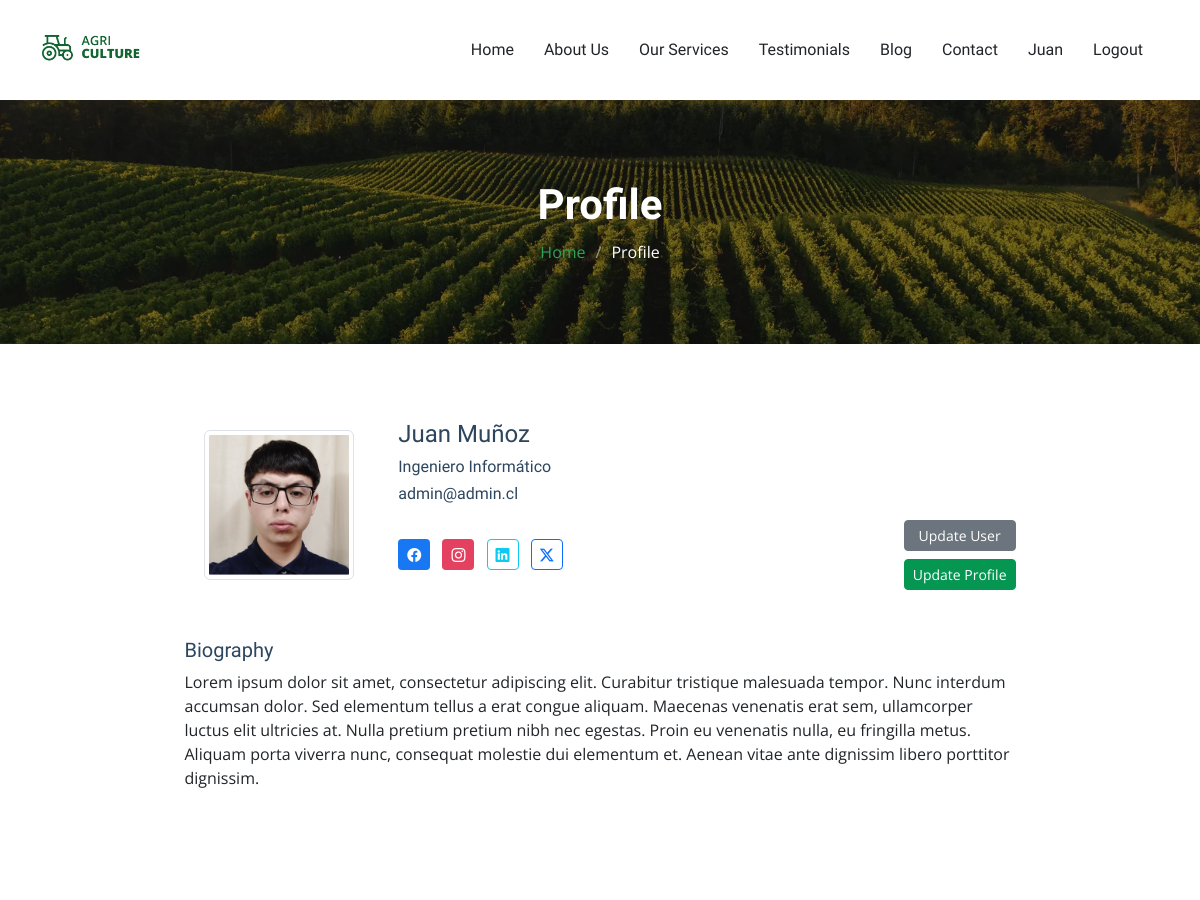
/accounts/profile/admin/ (signed in, upper part), run on an earlier commit of the app's database.
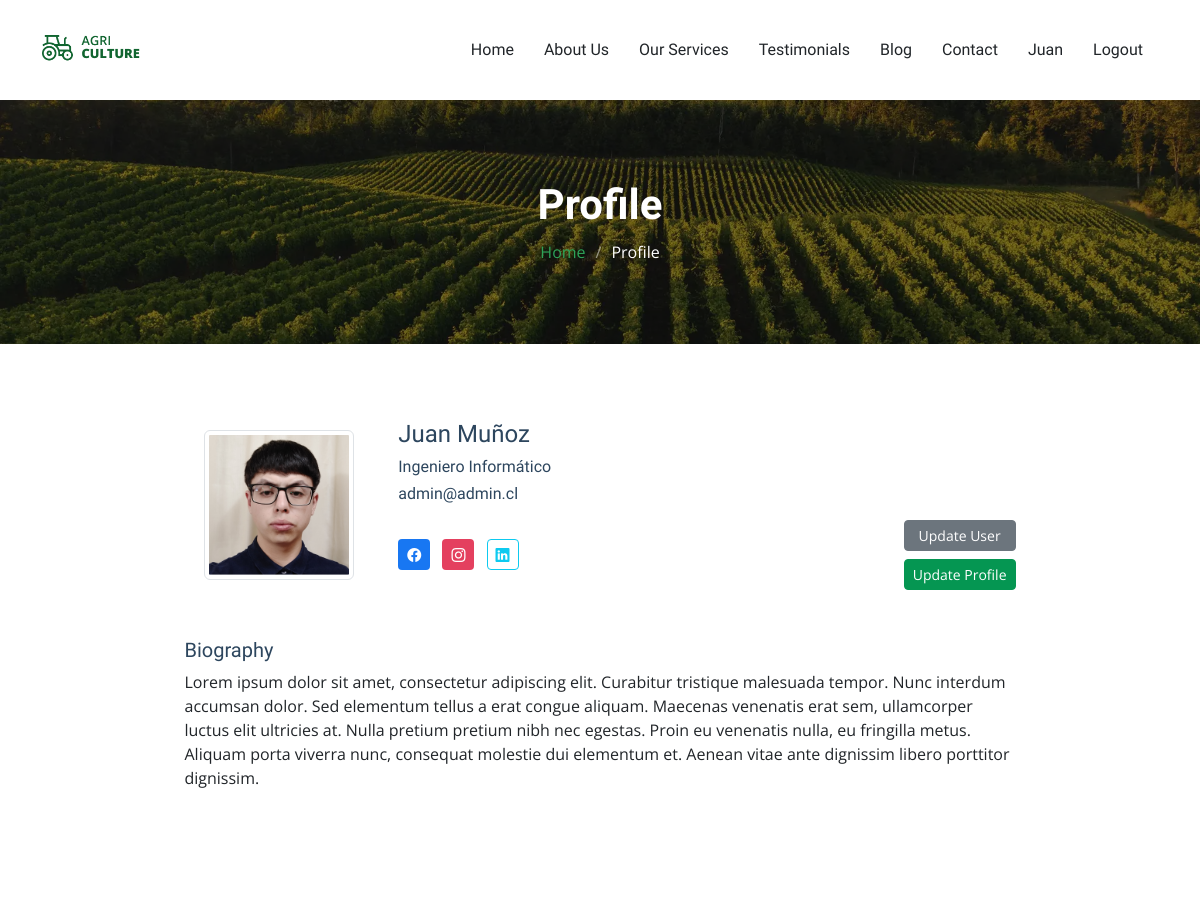
And on a later commit of the database.
### registration/models.py (models this page shows)
class Profile(models.Model):
    user = models.OneToOneField(User, on_delete=models.CASCADE)
    profile_photo = models.ImageField(upload_to='profiles', null=True, blank=True)
    bio = models.TextField(null=True, blank=True)
    occupation = models.CharField(max_length=200, null=True, blank=True)
    facebook = models.URLField(max_length=200, null=True, blank=True)
    instagram = models.URLField(max_length=200, null=True, blank=True)
    linkedin = models.URLField(max_length=200, null=True, blank=True)
    twitter = models.URLField(max_length=200, null=True, blank=True)

### registration/views.py (the view)
# urls.py: path('profile/<str:username>/', ProfileDetailView.as_view(), name='profile_detail'),
class ProfileDetailView(LoginRequiredMixin, DetailView):
    model = Profile
    template_name ='registration/profile_detail.html'
    context_object_name = 'profile'
    def get_object(self):
        username = self.kwargs.get('username')
        return get_object_or_404(Profile, user__username=username)
    def get_context_data(self, **kwargs):
        context = super().get_context_data(**kwargs)
        context['is_owner'] = self.request.user == self.object.user
        return context

### core/templates/registration/profile_detail.html (shortened to what this page needs)
{% extends 'partials/base.html' %}
{% load static %}
{% block content %}
    {% include 'sections/page-title.html' with page_title="Profile" page_subtitle="Profile" %}
    <section id="profile" class="profile section">
        <div class="container">
            <div class="row mt-3">
                <div class="col-md-9 mx-auto mb-5">
                    <div class="row align-items-center">
                        <div class="col-md-3 text-center">
                            {% if profile.profile_photo %}
                                <img src="{{ profile.profile_photo.url }}" class="img-fluid img-thumbnail" style="width: 100%; max-width: 150px; height: 150px; object-fit: cover;" alt="Profile Photo">
                            {% else %}
                                <img src="{% static 'core/img/registration/no-avatar.jpg' %}" class="img-fluid img-thumbnail" style="width: 100%; max-width: 150px; height: 150px; object-fit: cover;" alt="Profile Photo">
                            {% endif %}
                        </div>
                        <div class="col-md-9">
                            <h4>{{ profile.user.first_name }} {{ profile.user.last_name }}</h4>
                            {% if profile.occupation %}
                                <h6>{{ profile.occupation }}</h6>
                            {% endif %}
                            <h6>{{ profile.user.email }}</h6>
                            <div class="d-flex align-items-center justify-content-between mt-3">
                                <div class="social-links">
                                    {% if profile.facebook %}
                                        <a href="{{profile.facebook}}" class="btn btn-sm me-2" style="background-color: #1877F2; color: white;">
                                            <i class="bi bi-facebook"></i>
                                        </a>
                                    {% endif %}
                                    {% if profile.instagram %}
                                        <a href="{{profile.instagram}}" class="btn btn-sm me-2" style="background-color: #E4405F; color: white;">
                                            <i class="bi bi-instagram"></i>
                                        </a>
                                    {% endif %}
                                    {% if profile.linkedin %}
                                        <a href="{{profile.linkedin}}" class="btn btn-outline-info btn-sm me-2">
                                            <i class="bi bi-linkedin"></i>
                                        </a>
                                    {% endif %}
                                    {% if profile.twitter %}
                                        <a href="{{profile.twitter}}" class="btn btn-outline-primary btn-sm me-2">
                                            <i class="bi bi-twitter-x"></i>
                                        </a>
                                    {% endif %}
                                </div>
                                <div class="d-flex flex-column">
                                    <a href="{% url 'user_update' request.user.username %}" class="btn btn-info btn-sm mb-2" style="background-color: #6c757d; border-color: #6c757d; color:white;">
                                        Update User
                                    </a>
                                    <a href="{% url 'profile_update' request.user.username %}" class="btn btn-primary btn-sm" style="background: #059652; border-color: #059652;">
                                        Update Profile
                                    </a>
                                </div>
                            </div>
                        </div>
                    </div>
                    <div class="row mt-5">
                        <div class="col-12">
                            <h5>Biography</h5>
                            <p>{{profile.bio}}</p>
                        </div>
                    </div>
                </div>
            </div>
        </div>
    </section>
{% endblock %}

### core/templates/partials/base.html (shortened to what this page needs)
{% load static %}
<!DOCTYPE html>
<html lang="en">
<head>
  <link href="{% static 'core/vendor/bootstrap/css/bootstrap.min.css' %}" rel="stylesheet">
  <link href="{% static 'core/vendor/bootstrap-icons/bootstrap-icons.css' %}" rel="stylesheet">
  <link href="{% static 'core/vendor/aos/aos.css' %}" rel="stylesheet">
  <link href="{% static 'core/vendor/swiper/swiper-bundle.min.css' %}" rel="stylesheet">
  <link href="{% static 'core/vendor/glightbox/css/glightbox.min.css' %}" rel="stylesheet">
  <link href="{% static 'core/css/main.css' %}" rel="stylesheet">
</head>
<body class="index-page">
  <header id="header" class="header d-flex align-items-center position-relative">
    <div class="container-fluid container-xl position-relative d-flex align-items-center justify-content-between">
        <a href="index.html" class="logo d-flex align-items-center">
            <img src="{% static 'core/img/logo.png' %}" alt="AgriCulture">
        </a>
        <nav id="navmenu" class="navmenu">
            <ul>
              <li><a href="{% url 'index' %}" class="{% if request.path == '/' %}active{% endif %}">Home</a></li>
              <li><a href="{% url 'about' %}" class="{% if request.path == '/about/' %}active{% endif %}">About Us</a></li>
              <li><a href="{% url 'services' %}" class="{% if request.path == '/services/' %}active{% endif %}">Our Services</a></li>
              <li><a href="{% url 'testimonials' %}" class="{% if request.path == '/testimonials/' %}active{% endif %}">Testimonials</a></li>
              <li><a href="{% url 'blog' %}" class="{% if request.path == '/blog/' %}active{% endif %}">Blog</a></li>
              <li><a href="{% url 'contact' %}" class="{% if request.path == '/contact/' %}active{% endif %}">Contact</a></li>
              {% if not request.user.is_authenticated %}
                <li><a href="{% url 'login' %}" class="{% if request.path == '/accounts/login/' %}active{% endif %}">Login</a></li>
              {% else %}
                <li><a href="{% url 'profile_detail' request.user.username %}" class="{% if request.path == '/profile/' %}active{% endif %}">{{request.user.first_name}}</a></li>
                <li><a href="{% url 'logout' %}" onclick="event.preventDefault(); document.getElementById('logout-form').submit();">Logout</a></li>
              {% endif %}
            </ul>
        </nav>
    </div>
  </header>
  <main class="main">
    {% block content %}{% endblock content %}
  </main>
</body>
</html>

### core/templates/sections/page-title.html
{% load static %}
<div class="page-title dark-background" data-aos="fade" style="background-image: url({% static 'core/img/page-title-bg.webp' %});">
    <div class="container position-relative">
        <h1>{{ page_title }}</h1>
        <nav class="breadcrumbs">
        <ol>
            <li><a href="{% url 'index' %}">Home</a></li>
            <li class="current">{{ page_subtitle }}</li>
        </ol>
        </nav>
    </div>
</div>

### core/static/core/css/main.css (style rules this page uses)
:root { --default-font: "Open Sans", system-ui, -apple-system, "Segoe UI", Roboto, "Helvetica Neue", Arial, "Noto Sans", "Liberation Sans", sans-serif, "Apple Color Emoji", "Segoe UI Emoji", "Segoe UI Symbol", "Noto Color Emoji"; --heading-font: "Marcellus", sans-serif; --nav-font: "Marcellus", sans-serif; }
:root { --background-color: #ffffff; --default-color: #212529; --heading-color: #2d465e; --accent-color: #116530; --surface-color: #ffffff; --contrast-color: #ffffff; }
:root { --nav-color: #212529; --nav-hover-color: #116530; --nav-mobile-background-color: #ffffff; --nav-dropdown-background-color: #ffffff; --nav-dropdown-color: #212529; --nav-dropdown-hover-color: #116530; }
.dark-background { --background-color: #060606; --default-color: #ffffff; --heading-color: #ffffff; --accent-color: #2ea359; --surface-color: #252525; --contrast-color: #ffffff; }
:root { scroll-behavior: smooth; }
body { color: var(--default-color); background-color: var(--background-color); font-family: var(--default-font); }
a { color: var(--accent-color); text-decoration: none; transition: 0.3s; }
h1, h2, h3, h4, h5, h6 { color: var(--heading-color); font-family: var(--heading-font); }
.header { color: var(--default-color); background-color: var(--background-color); padding: 20px 0; transition: all 0.5s; z-index: 997; }
.header .logo { line-height: 1; }
.header .logo img { max-height: 32px; margin-right: 8px; }
@media (min-width: 1200px) { .navmenu { padding: 0; } }
@media (min-width: 1200px) { .navmenu ul { margin: 0; padding: 0; display: flex; list-style: none; align-items: center; } }
@media (min-width: 1200px) { .navmenu li { position: relative; } }
@media (min-width: 1200px) { .navmenu a, .navmenu a:focus { color: var(--nav-color); padding: 18px 15px; font-size: 16px; font-family: var(--nav-font); font-weight: 400; display: flex; align-items: center; justify-content: space-between; white-space: nowrap; transition: 0.3s; } }
.page-title { color: var(--default-color); background-color: var(--background-color); background-size: cover; background-position: center; background-repeat: no-repeat; padding: 80px 0; text-align: center; position: relative; }
.page-title:before { content: ""; background-color: color-mix(in srgb, var(--background-color), transparent 50%); position: absolute; inset: 0; }
.page-title h1 { font-size: 42px; font-weight: 700; margin-bottom: 10px; }
.page-title .breadcrumbs ol { display: flex; flex-wrap: wrap; list-style: none; justify-content: center; padding: 0; margin: 0; font-size: 16px; font-weight: 400; }
.page-title .breadcrumbs ol li+li { padding-left: 10px; }
.page-title .breadcrumbs ol li+li::before { content: "/"; display: inline-block; padding-right: 10px; color: color-mix(in srgb, var(--default-color), transparent 50%); }
section, .section { color: var(--default-color); background-color: var(--background-color); padding: 60px 0; scroll-margin-top: 100px; overflow: clip; }

What changed in the data, as far as the page shows it:
changed Profile "Ingeniero Informático": twitter "http://twitter.com" → empty (drawn)
